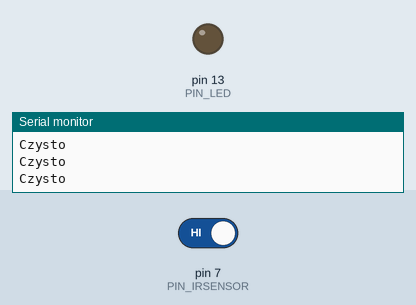
Recording of a program running on a simulated Arduino Uno, built with avr-gcc and run on an emulated ATmega328P. On the bench: output pins drawn as LEDs (lit = HIGH), the last lines printed to the serial monitor. Inputs (shaded band) come from the test bench; at power-on: pin 7 (PIN_IRSENSOR) HIGH.

Above: at 1.2 s.
1.3 s: pin 7 (PIN_IRSENSOR) driven LOW
At 2.5 s:
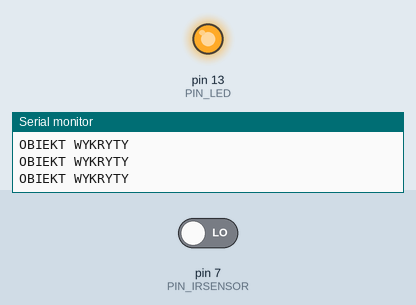
2.8 s: pin 7 (PIN_IRSENSOR) driven HIGH
At 4.0 s:
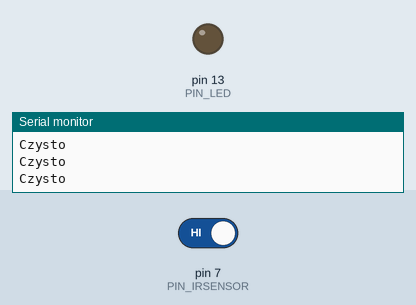
Timing chart, 0 to 5.8 s (numbered marks = the images above; inputs shaded):
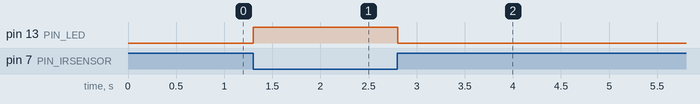

The program:

main.cpp
```cpp
#include <Arduino.h>
#include "StepperMotor.h"
#include "Endstop.h"
#include "LeverFSM.h"

// Stepper Motor pin definitions
constexpr uint8_t PIN_LEVER_STEP = 2;
constexpr uint8_t PIN_LEVER_DIR  = 3;

// Endstop pin definitions
constexpr uint8_t PIN_LEVER_MIN_LIMIT = 4; // Krańcówka GÓRNA (spoczynek/baza)
constexpr uint8_t PIN_LEVER_MAX_LIMIT = 5; // Krańcówka DOLNA (ubicie)

constexpr uint8_t PIN_IRSENSOR = 7; // Czujnik IR do wykrywania gilzy na tulejce
constexpr uint8_t PIN_LED = 13; // Wbudowana dioda LED do sygnalizacji stanu

StepperMotor leverMotor(PIN_LEVER_STEP, PIN_LEVER_DIR);
Endstop minLimitSwitch(PIN_LEVER_MIN_LIMIT);
Endstop maxLimitSwitch(PIN_LEVER_MAX_LIMIT);

LeverFSM leverFSM(leverMotor, minLimitSwitch, maxLimitSwitch);

void setup() {
  /*
  Serial.begin(115200);
  while (!Serial) { ; }

  Serial.println("System startuje...");
  leverFSM.begin();
  Serial.println("Wpisz 's' w konsoli, aby wystartowac cykl roboczy.");
  */
  pinMode(PIN_IRSENSOR, INPUT);
  pinMode(PIN_LED, OUTPUT);
  Serial.begin(9600);
}

void loop() {
  /*
  minLimitSwitch.update();
  maxLimitSwitch.update();

  leverFSM.update();

  if (Serial.available() > 0) {
    char cmd = Serial.read();

    if (cmd == 's' || cmd == 'S') {
      if (leverFSM.getState() == LeverFSM::State::IDLE) {
        Serial.println("[CMD] Start cyklu wajchy!");
        leverFSM.startCycle();
      } else {
        Serial.println("[CMD] Ignorowano: wajcha nie jest w stanie IDLE.");
      }
    }
  }

  */

  int state = digitalRead(PIN_IRSENSOR);

  if (state == LOW) {
    digitalWrite(PIN_LED, HIGH); // Wykryto obiekt (przeszkoda odbija IR)
    Serial.println("OBIEKT WYKRYTY");
  } else {
    digitalWrite(PIN_LED, LOW);  // Pusto (brak odbicia)
    Serial.println("Czysto");
  }
  delay(100);

}
```

Endstop.h
```cpp
#pragma once
#include <Arduino.h>

class Endstop {
  private:
    uint8_t pin;
    bool lastState;

  public:
    explicit Endstop(uint8_t switchPin);
    void begin();
    bool isPressed() const;
    void update();
};
```

FeederFSM.h
```cpp
#pragma once
#include <Arduino.h>
#include "StepperMotor.h"
#include "Endstop.h"

class FeederFSM {
public:
    enum class State {
        UNHOMED,
        HOMING,
        IDLE,
        FEEDING,
        VERIFYING_TUBE,
        RETRACTING,
        READY,
        ERROR_JAMMED,
        ERROR_NO_TUBE
    };

    FeederFSM(StepperMotor& motorRef, Endstop& homeEndstopRef, Endstop& tubeSensorRef);

    void begin();
    void update();
    bool feedTube();
    void reset();

    State getState() const { return currentState; }
    bool isReady() const { return currentState == State::READY; }
    bool hasError() const {
        return currentState == State::ERROR_JAMMED || currentState == State::ERROR_NO_TUBE;
    }

private:
    State currentState;
    StepperMotor& motor;
    Endstop& homeEndstop;
    Endstop& tubeSensor;

    uint16_t stepCounter;
    unsigned long stateTimer;
    unsigned long sensorStableStartTime;

    static constexpr uint16_t MAX_FEED_STEPS   = 1800;
    static constexpr uint16_t MAX_HOMING_STEPS = 2500;

    void transitionTo(State newState);
};
```

LeverFSM.h
```cpp
#pragma once
#include <Arduino.h>
#include "StepperMotor.h"
#include "Endstop.h"

class LeverFSM {
public:
    enum class State {
        CALIBRATING,
        IDLE,
        PRESSING,
        LOADING_PAUSE,
        RETURNING,
        ERROR_BLOCKED
    };

private:
    State currentState;
    StepperMotor& motor;
    Endstop& topEndstop;
    Endstop& bottomEndstop;
    unsigned long stateTimer;

    void transitionTo(State newState);

public:
    LeverFSM(StepperMotor& stepper, Endstop& topLimit, Endstop& bottomLimit);
    void begin();
    void update();
    void startCycle();
    State getState() const;
};
```

StepperMotor.h
```cpp
#pragma once
#include <Arduino.h>

class StepperMotor {
  private:
    uint8_t stepPin;
    uint8_t dirPin;

  public:
    StepperMotor(uint8_t step, uint8_t dir);
    void begin();
    void step(int steps, unsigned int delayMicros, bool clockwise = true);
};
```

Endstop.cpp
```cpp
#include "Endstop.h"

Endstop::Endstop(uint8_t switchPin)
  : pin(switchPin), lastState(false) {}

void Endstop::begin() {
  pinMode(pin, INPUT_PULLUP);
  lastState = isPressed();
}

bool Endstop::isPressed() const {
  return digitalRead(pin) == LOW;
}

void Endstop::update() {
  bool currentState = isPressed();

  if (currentState != lastState) {
    delay(20); // Debounce delay
    currentState = isPressed();

    if (currentState != lastState) {
      lastState = currentState;

      if (currentState) {
        Serial.println("[KRANCOWKA] >>> Wcisnieta (D4 zwarty do GND)");
      } else {
        Serial.println("[KRANCOWKA] --- Zwolniona (D4 rozwarty)");
      }
    }
  }
}
```

FeederFSM.cpp
```cpp
#include "FeederFSM.h"

FeederFSM::FeederFSM(StepperMotor& motorRef, Endstop& homeEndstopRef, Endstop& tubeSensorRef)
    : motor(motorRef), homeEndstop(homeEndstopRef), tubeSensor(tubeSensorRef),
      currentState(State::UNHOMED), stepCounter(0), stateTimer(0) {}

void FeederFSM::begin() {
    transitionTo(State::HOMING);
}

void FeederFSM::transitionTo(State newState) {
    currentState = newState;
    stateTimer = millis();
    stepCounter = 0;
    sensorStableStartTime = 0;

    switch (newState) {
        case State::HOMING:
            Serial.println(F("[FEEDER] Homing carriage to base..."));
            break;
        case State::IDLE:
            Serial.println(F("[FEEDER] Ready at home position (IDLE)."));
            break;
        case State::FEEDING:
            Serial.println(F("[FEEDER] Inserting tube onto nozzle..."));
            break;
        case State::VERIFYING_TUBE:
            Serial.println(F("[FEEDER] Verifying tube placement..."));
            break;
        case State::RETRACTING:
            Serial.println(F("[FEEDER] Retracting carriage to home..."));
            break;
        case State::ERROR_JAMMED:
            Serial.println(F("[FEEDER] ERROR: Carriage jammed or step limit exceeded!"));
            break;
        case State::ERROR_NO_TUBE:
            Serial.println(F("[FEEDER] ERROR: Tube not detected on nozzle! Aborting cycle."));
            break;
        default:
            break;
    }
}

bool FeederFSM::feedTube() {
    if (currentState == State::IDLE) {
        transitionTo(State::FEEDING);
        return true;
    }
    return false;
}

void FeederFSM::reset() {
    transitionTo(State::HOMING);
}

void FeederFSM::update() {
    switch (currentState) {
        case State::UNHOMED:
            transitionTo(State::HOMING);
            break;

        case State::HOMING:
            if (homeEndstop.isPressed()) {
                transitionTo(State::IDLE);
            } else {
                if (stepCounter >= MAX_HOMING_STEPS) {
                    transitionTo(State::ERROR_JAMMED);
                } else {
                    motor.step(1, 800, false);
                    stepCounter++;
                }
            }
            break;

        case State::IDLE:
            break;

        case State::FEEDING:
            if (tubeSensor.isPressed()) {
                if (sensorStableStartTime == 0) {
                    sensorStableStartTime = millis();
                }
            } else {
                sensorStableStartTime = 0;
            }

            if (sensorStableStartTime != 0 && (millis() - sensorStableStartTime >= 40)) {
                transitionTo(State::RETRACTING);
            }
            else if (stepCounter >= MAX_FEED_STEPS) {
                transitionTo(State::ERROR_NO_TUBE);
            }
            else {
                motor.step(1, 600, true);
                stepCounter++;
            }
            break;

        case State::VERIFYING_TUBE:
            if (millis() - stateTimer > 50) {
                if (tubeSensor.isPressed()) {
                    transitionTo(State::RETRACTING);
                } else {
                    transitionTo(State::ERROR_NO_TUBE);
                }
            }
            break;

        case State::RETRACTING:
            if (homeEndstop.isPressed()) {
                transitionTo(State::IDLE);
            } else {
                if (stepCounter >= MAX_HOMING_STEPS) {
                    transitionTo(State::ERROR_JAMMED);
                } else {
                    motor.step(1, 600, false);
                    stepCounter++;
                }
            }
            break;

        case State::ERROR_JAMMED:
        case State::ERROR_NO_TUBE:
            break;
    }
}
```

LeverFSM.cpp
```cpp
#include "LeverFSM.h"

LeverFSM::LeverFSM(StepperMotor& stepper, Endstop& topLimit, Endstop& bottomLimit)
    : currentState(State::CALIBRATING),
      motor(stepper),
      topEndstop(topLimit),
      bottomEndstop(bottomLimit),
      stateTimer(0) {}

void LeverFSM::begin() {
    motor.begin();
    topEndstop.begin();
    bottomEndstop.begin();
    transitionTo(State::CALIBRATING);
}

void LeverFSM::transitionTo(State newState) {
    currentState = newState;
    stateTimer = millis();

    switch (newState) {
        case State::CALIBRATING:
            Serial.println("[FSM] Transition to CALIBRATING");
            break;
        case State::IDLE:
            Serial.println("[FSM] Transition to IDLE");
            break;
        case State::PRESSING:
            Serial.println("[FSM] Transition to PRESSING");
            break;
        case State::LOADING_PAUSE:
            Serial.println("[FSM] Transition to LOADING_PAUSE");
            break;
        case State::RETURNING:
            Serial.println("[FSM] Transition to RETURNING");
            break;
        case State::ERROR_BLOCKED:
            Serial.println("[FSM] Transition to ERROR_BLOCKED");
            break;
    }
}

void LeverFSM::startCycle() {
    if (currentState == State::IDLE) {
        transitionTo(State::PRESSING);
    }
}

LeverFSM::State LeverFSM::getState() const {
    return currentState;
}

void LeverFSM::update() {
    switch (currentState) {
        case State::CALIBRATING:
            if (topEndstop.isPressed()) {
                transitionTo(State::IDLE);
            } else {
                motor.step(1, 1000, false);
            }
            break;

        case State::IDLE:
            break;

        case State::PRESSING:
            if (bottomEndstop.isPressed()) {
                transitionTo(State::LOADING_PAUSE);
            } else {
                motor.step(1, 500, true);
            }
            break;

        case State::LOADING_PAUSE:
            if (millis() - stateTimer >= 1500) {
                transitionTo(State::RETURNING);
            }
            break;

        case State::RETURNING:
            if (topEndstop.isPressed()) {
                transitionTo(State::IDLE);
            } else {
                motor.step(1, 600, false);
            }
            break;

        case State::ERROR_BLOCKED:
            break;
    }
}
```

StepperMotor.cpp
```cpp
#include "StepperMotor.h"

StepperMotor::StepperMotor(uint8_t step, uint8_t dir) : stepPin(step), dirPin(dir) {}

void StepperMotor::begin() {
  pinMode(stepPin, OUTPUT);
  pinMode(dirPin, OUTPUT);
}

void StepperMotor::step(int steps, unsigned int delayMicros, bool clockwise) {
  digitalWrite(dirPin, clockwise ? HIGH : LOW);

    for (int i = 0; i < steps; i++) {
        digitalWrite(stepPin, HIGH);
        delayMicroseconds(delayMicros);
        digitalWrite(stepPin, LOW);
        delayMicroseconds(delayMicros);
    }
}
```

Measured:
- after the input at 1.3 s, pin 13 (PIN_LED): LOW → HIGH at once
- after the input at 2.8 s, pin 13 (PIN_LED): HIGH → LOW at once
